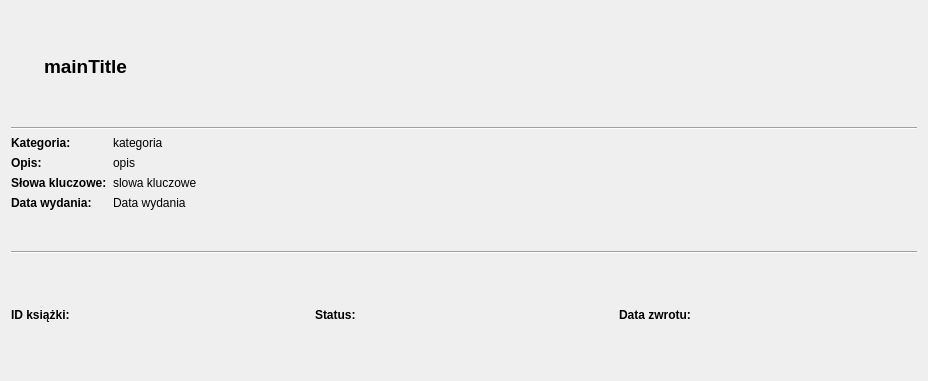
<?xml version="1.0" encoding="UTF-8"?>
<ui version="4.0">
 <class>BookDetails</class>
 <widget class="QDialog" name="BookDetails">
  <property name="geometry">
   <rect>
    <x>0</x>
    <y>0</y>
    <width>928</width>
    <height>381</height>
   </rect>
  </property>
  <property name="windowTitle">
   <string>Szczegóły książki</string>
  </property>
  <layout class="QGridLayout" name="gridLayout">
   <item row="0" column="0">
    <layout class="QHBoxLayout" name="horizontalLayout">
     <item>
      <widget class="QLabel" name="label_photo">
       <property name="sizePolicy">
        <sizepolicy hsizetype="Maximum" vsizetype="Preferred">
         <horstretch>0</horstretch>
         <verstretch>0</verstretch>
        </sizepolicy>
       </property>
       <property name="text">
        <string/>
       </property>
       <property name="pixmap">
        <pixmap resource="resources.qrc">:/img/img/icon_book.png</pixmap>
       </property>
      </widget>
     </item>
     <item>
      <spacer name="horizontalSpacer">
       <property name="orientation">
        <enum>Qt::Horizontal</enum>
       </property>
       <property name="sizeType">
        <enum>QSizePolicy::Fixed</enum>
       </property>
       <property name="sizeHint" stdset="0">
        <size>
         <width>20</width>
         <height>20</height>
        </size>
       </property>
      </spacer>
     </item>
     <item>
      <widget class="QLabel" name="label_mainTitle">
       <property name="font">
        <font>
         <pointsize>14</pointsize>
         <weight>75</weight>
         <bold>true</bold>
        </font>
       </property>
       <property name="text">
        <string>mainTitle</string>
       </property>
      </widget>
     </item>
    </layout>
   </item>
   <item row="2" column="0">
    <layout class="QFormLayout" name="formLayout_3">
     <item row="0" column="0">
      <widget class="QLabel" name="label">
       <property name="font">
        <font>
         <weight>75</weight>
         <bold>true</bold>
        </font>
       </property>
       <property name="text">
        <string>Kategoria:</string>
       </property>
      </widget>
     </item>
     <item row="0" column="1">
      <widget class="QLabel" name="label_category">
       <property name="text">
        <string>kategoria</string>
       </property>
      </widget>
     </item>
     <item row="1" column="0">
      <widget class="QLabel" name="label_3">
       <property name="font">
        <font>
         <weight>75</weight>
         <bold>true</bold>
        </font>
       </property>
       <property name="text">
        <string>Opis:</string>
       </property>
      </widget>
     </item>
     <item row="1" column="1">
      <widget class="QLabel" name="label_description">
       <property name="sizePolicy">
        <sizepolicy hsizetype="Preferred" vsizetype="Preferred">
         <horstretch>0</horstretch>
         <verstretch>0</verstretch>
        </sizepolicy>
       </property>
       <property name="text">
        <string>opis</string>
       </property>
      </widget>
     </item>
     <item row="2" column="0">
      <widget class="QLabel" name="label_5">
       <property name="font">
        <font>
         <weight>75</weight>
         <bold>true</bold>
        </font>
       </property>
       <property name="text">
        <string>Słowa kluczowe:</string>
       </property>
      </widget>
     </item>
     <item row="2" column="1">
      <widget class="QLabel" name="label_keywords">
       <property name="text">
        <string>slowa kluczowe</string>
       </property>
      </widget>
     </item>
     <item row="3" column="0">
      <widget class="QLabel" name="label_7">
       <property name="font">
        <font>
         <weight>75</weight>
         <bold>true</bold>
        </font>
       </property>
       <property name="text">
        <string>Data wydania:</string>
       </property>
      </widget>
     </item>
     <item row="3" column="1">
      <widget class="QLabel" name="label_releaseDate">
       <property name="text">
        <string>Data wydania</string>
       </property>
      </widget>
     </item>
    </layout>
   </item>
   <item row="4" column="0">
    <layout class="QHBoxLayout" name="horizontalLayout_2">
     <item>
      <layout class="QVBoxLayout" name="verticalLayout_ID">
       <item>
        <widget class="QLabel" name="label_2">
         <property name="font">
          <font>
           <weight>75</weight>
           <bold>true</bold>
          </font>
         </property>
         <property name="text">
          <string>ID książki:</string>
         </property>
        </widget>
       </item>
      </layout>
     </item>
     <item>
      <layout class="QVBoxLayout" name="verticalLayout_Status">
       <item>
        <widget class="QLabel" name="label_4">
         <property name="font">
          <font>
           <weight>75</weight>
           <bold>true</bold>
          </font>
         </property>
         <property name="text">
          <string>Status:</string>
         </property>
        </widget>
       </item>
      </layout>
     </item>
     <item>
      <layout class="QVBoxLayout" name="verticalLayout_returnDate">
       <item>
        <widget class="QLabel" name="label_6">
         <property name="font">
          <font>
           <weight>75</weight>
           <bold>true</bold>
          </font>
         </property>
         <property name="text">
          <string>Data zwrotu:</string>
         </property>
        </widget>
       </item>
      </layout>
     </item>
    </layout>
   </item>
   <item row="1" column="0">
    <widget class="Line" name="line">
     <property name="orientation">
      <enum>Qt::Horizontal</enum>
     </property>
    </widget>
   </item>
   <item row="3" column="0">
    <widget class="Line" name="line_2">
     <property name="orientation">
      <enum>Qt::Horizontal</enum>
     </property>
    </widget>
   </item>
  </layout>
 </widget>
 <resources>
  <include location="resources.qrc"/>
 </resources>
 <connections/>
</ui>
